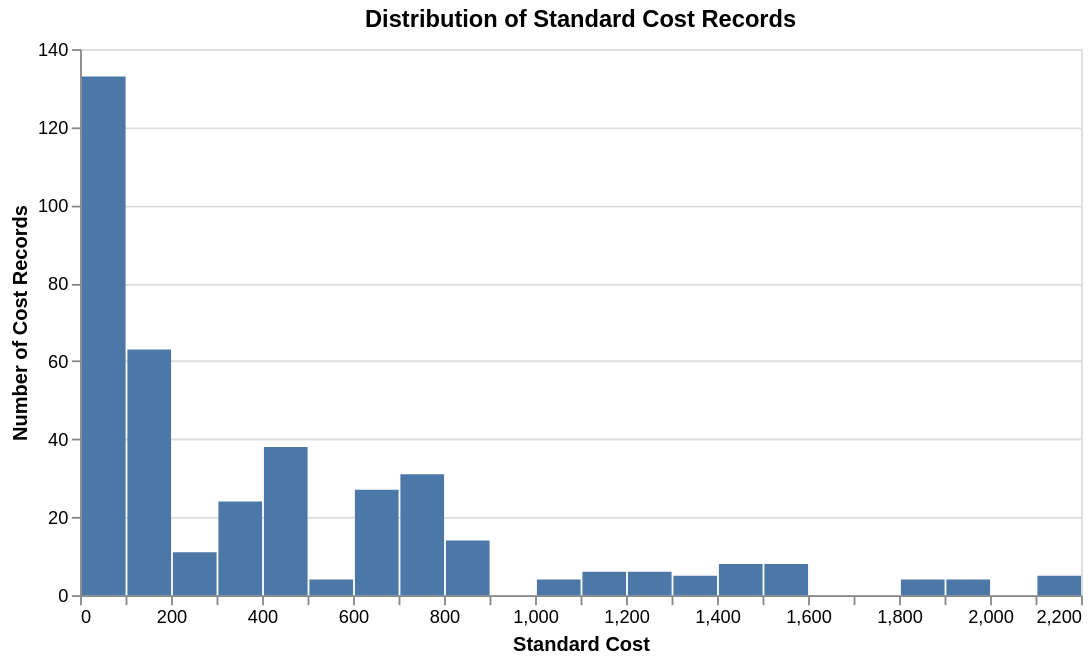

The code cell stored with this chart in its notebook:
### Code cell
alt.Chart(df).mark_bar().encode(
    x=alt.X(
        "standard_cost:Q",
        bin=alt.Bin(maxbins=30),
        title="Standard Cost"
    ),
    y=alt.Y("count():Q", title="Number of Cost Records"),
    tooltip=["count()"]
).properties(
    title="Distribution of Standard Cost Records",
    width=550,
    height=300
)

### Figure 1 — Vega-Lite specification as saved in the notebook (floating-point values rounded to 4 significant figures; data arrays with more than 128 entries replaced by an {"elided": "..."} marker saying what was removed)
{"config": {"view": {"continuousWidth": 300, "continuousHeight": 300}}, "data": {"name": "data-a4b4aae689da5bbb7e12a1de3b07d40e"}, "mark": {"type": "bar"}, "encoding": {"tooltip": [{"aggregate": "count", "type": "quantitative"}], "x": {"bin": {"maxbins": 30}, "field": "standard_cost", "title": "Standard Cost", "type": "quantitative"}, "y": {"aggregate": "count", "title": "Number of Cost Records", "type": "quantitative"}}, "height": 300, "title": "Distribution of Standard Cost Records", "width": 550, "$schema": "https://vega.github.io/schema/vega-lite/v5.20.1.json", "datasets": {"data-a4b4aae689da5bbb7e12a1de3b07d40e": {"elided": "395 records"}}}
